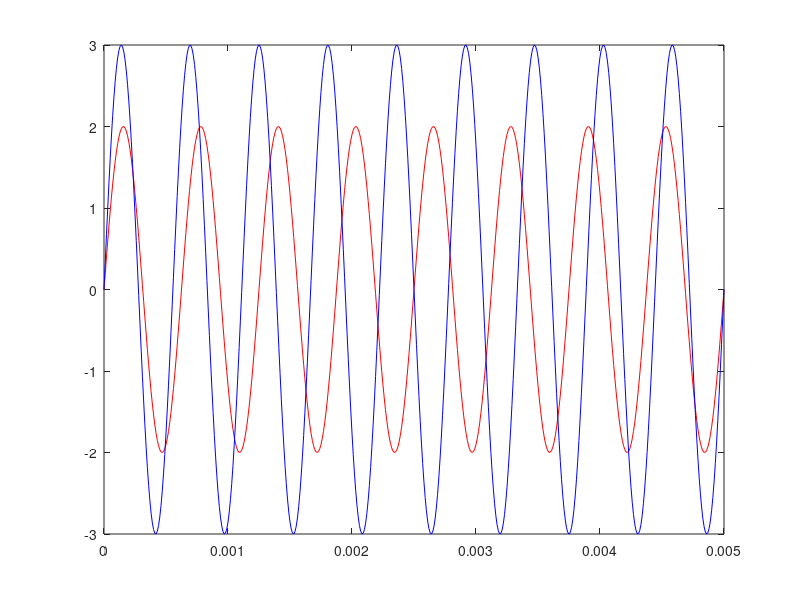
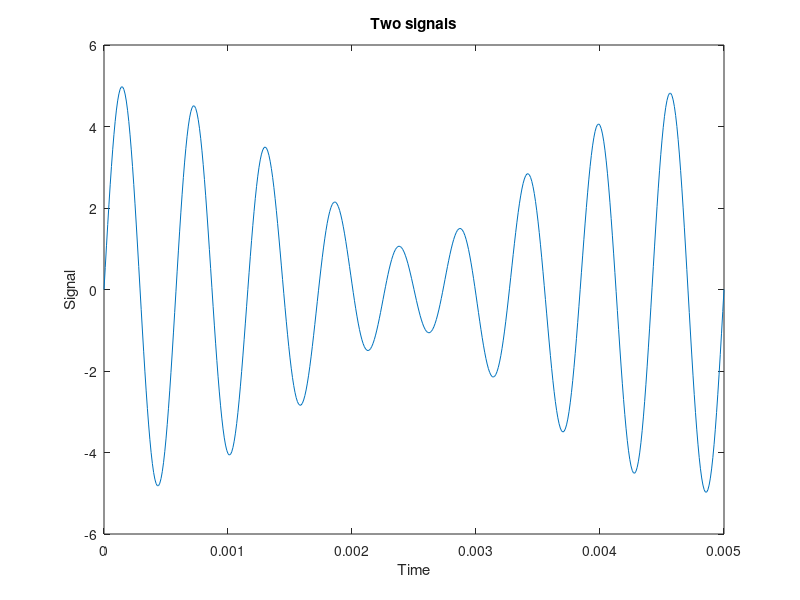

Source code (MATLAB) for these figures, in order:
#t = 0 : 0.01 : 1;
# f2 - f1
t = 0 : 0.00001 : (1 / 200);

f1 = 1600;
f2 = 1800;

#A1 = 1;
A1 = 2;
x1 = A1 * sin(2 * pi * f1 * t);

#A2 = 1;
A2 = 3;
x2 = A2 * sin(2 * pi * f2 * t);

plot(t, x1, 'r');
hold on;
plot(t, x2, 'b');

figure
plot(t, x1 + x2)
xlabel('Time');
ylabel('Signal');
title('Two signals');